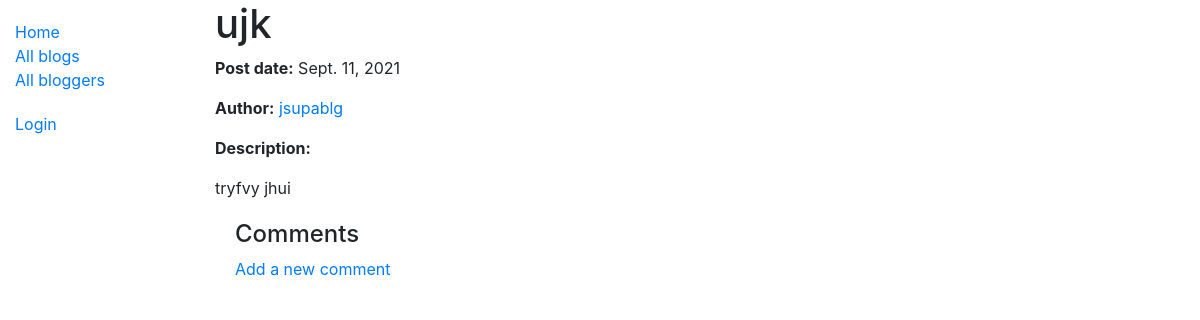
/blog/blog/3, run on an earlier commit of the app's database.
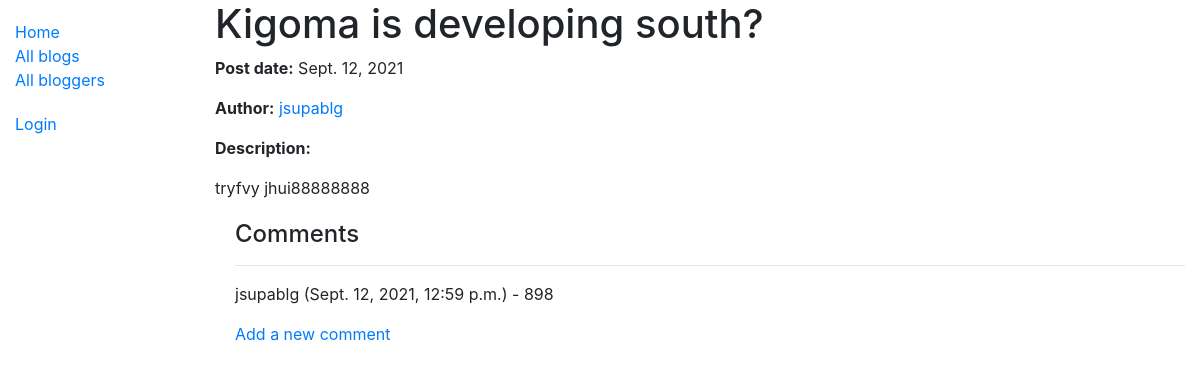
And on a later commit of the database.
### blog/models.py (models this page shows, shortened)
class Blog(models.Model):
    name = models.CharField(max_length=200)
    blogger = models.ForeignKey('Blogger', on_delete=models.SET_NULL, null=True)
    description = models.TextField(max_length=1000, help_text='Enter you blog text here.')
    post_date = models.DateField(default=date.today)
    class Meta:
        ordering = ['-post_date']
        permissions = (("can_add_and_update_and_delete_blog", "View blogs as blogger"),)

class Blogger(models.Model):
    author = models.ForeignKey(User, on_delete=models.SET_NULL, null=True)
    bio = models.TextField(max_length=500, help_text='Enter your bio details here.')
    class Meta:
        ordering = ['author']
    def display_shor_bio_description(self):
        """Create a string for the bio. This is required to display the first 100 words of blogger biography in the admin interface."""
        if len(self.bio) > 100:
            self.bio = self.bio[:100]
            return self.bio + ' ...'
        return self.bio
    display_shor_bio_description.short_description = 'Bio'
    def get_absolute_url(self):
        return reverse('blogger-detail', args=[str(self.id)])
    def __str__(self):
        return f'{self.author}'

class Comment(models.Model):
    description = models.TextField(max_length=1000, help_text='Enter comment about blog here.')
    blog = models.ForeignKey('Blog', on_delete=models.CASCADE)
    author = models.ForeignKey(User, on_delete=models.SET_NULL, null=True)
    post_date = models.DateTimeField(auto_now_add=True)
    class Meta:
        ordering = ['post_date']
    def display_short_comment_description(self):
        """Create a string for the commet desscription. This is required to display the first 75 words of blog comment description if exceeded that length."""
        if len(self.description) > 75:
            self.description = self.description[:75]
            return self.description + ' ...'
        return self.description
    display_short_comment_description.short_description = 'Comment'
    def display_short_blog_name(self):
        """Create a string for the blog name. This is required to display the first 10 words of blog name in the admin interface."""
        test  =  str(self.blog)
        if len(test) > 10:
            test = test[:10]
            return test + ' ...'
        return test
    display_short_blog_name.short_description = 'Post'

### blog/views.py (the view)
# urls.py: path('blog/<int:pk>', views.BlogDetailView.as_view(), name='blog-detail'),
class BlogDetailView(generic.DetailView):
    model = Blog

### blog/templates/blog/blog_detail.html
{% extends "base_generic.html" %}
{% block content %}
  <h1>{{ blog.name }}</h1>
  <p><strong>Post date:</strong> {{ blog.post_date }}</p>
  <p><strong>Author:</strong> <a href="{{ blog.blogger.get_absolute_url }}">{{ blog.blogger }}</a></p>
  <p><strong>Description:</strong></p> <p>{{ blog.description }}</p>
  <div style="margin-left:20px;margin-top:20px">
    <h4>Comments</h4>
    {% for comment in blog.comment_set.all %}
      <hr>
      <p>{{comment.author}} ({{comment.post_date}}) - {{comment.description}}</p>
    {% endfor %}
    <a href="{% url 'comment-create' blog.id %}">Add a new comment</a>
  </div>
{% endblock %}

What changed in the data, as far as the page shows it:
changed Blog "jsupablg": name "ujk" → "Kigoma is developing south?"; post_date "Sept. 11, 2021" → "Sept. 12, 2021"; description "tryfvy jhui" → "tryfvy jhui88888888"
added Comment: author "jsupablg", post_date "Sept. 12, 2021, 12:59 p.m.", description "898"
